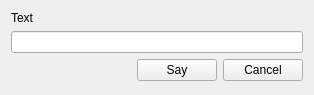
<?xml version="1.0" encoding="UTF-8"?>
<ui version="4.0">
 <class>SayDialog</class>
 <widget class="QWidget" name="SayDialog">
  <property name="geometry">
   <rect>
    <x>0</x>
    <y>0</y>
    <width>314</width>
    <height>95</height>
   </rect>
  </property>
  <property name="windowTitle">
   <string>Form</string>
  </property>
  <layout class="QVBoxLayout" name="verticalLayout">
   <item>
    <widget class="QLabel" name="label">
     <property name="text">
      <string>Text</string>
     </property>
    </widget>
   </item>
   <item>
    <widget class="QLineEdit" name="lineEdit"/>
   </item>
   <item>
    <layout class="QHBoxLayout" name="horizontalLayout">
     <item>
      <spacer name="horizontalSpacer">
       <property name="orientation">
        <enum>Qt::Horizontal</enum>
       </property>
       <property name="sizeHint" stdset="0">
        <size>
         <width>40</width>
         <height>20</height>
        </size>
       </property>
      </spacer>
     </item>
     <item>
      <widget class="QPushButton" name="sayButton">
       <property name="text">
        <string>Say</string>
       </property>
      </widget>
     </item>
     <item>
      <widget class="QPushButton" name="cancelButton">
       <property name="text">
        <string>Cancel</string>
       </property>
      </widget>
     </item>
    </layout>
   </item>
   <item>
    <spacer name="verticalSpacer">
     <property name="orientation">
      <enum>Qt::Vertical</enum>
     </property>
     <property name="sizeHint" stdset="0">
      <size>
       <width>20</width>
       <height>40</height>
      </size>
     </property>
    </spacer>
   </item>
  </layout>
 </widget>
 <resources/>
 <connections/>
</ui>
